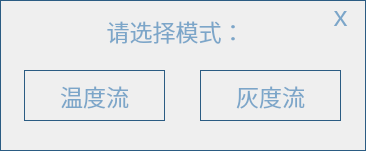
<?xml version="1.0" encoding="UTF-8"?>
<ui version="4.0">
 <class>hp_picture_mode</class>
 <widget class="QWidget" name="hp_picture_mode">
  <property name="geometry">
   <rect>
    <x>0</x>
    <y>0</y>
    <width>366</width>
    <height>151</height>
   </rect>
  </property>
  <property name="windowTitle">
   <string>Form</string>
  </property>
  <property name="styleSheet">
   <string notr="true">background-image:url(:/res/res/setting_background.png);
border:1px solid #2B5C83;</string>
  </property>
  <widget class="QFrame" name="frame">
   <property name="geometry">
    <rect>
     <x>0</x>
     <y>0</y>
     <width>366</width>
     <height>151</height>
    </rect>
   </property>
   <property name="styleSheet">
    <string notr="true">background-color: rgba(255, 255, 255, 0);
color:#7CA6C9;
background-image:url(:/res/res/setting_background.png);</string>
   </property>
   <property name="frameShape">
    <enum>QFrame::StyledPanel</enum>
   </property>
   <property name="frameShadow">
    <enum>QFrame::Raised</enum>
   </property>
   <widget class="QPushButton" name="pushButton_temp">
    <property name="geometry">
     <rect>
      <x>24</x>
      <y>70</y>
      <width>141</width>
      <height>51</height>
     </rect>
    </property>
    <property name="font">
     <font>
      <pointsize>17</pointsize>
     </font>
    </property>
    <property name="styleSheet">
     <string notr="true">QPushButton{
border-image:url(:/res/res/mode_button_n.png);
color:#7CA6C9;
}
QPushButton:pressed{
border-image:url(:/res/res/mode_button_s.png);
}</string>
    </property>
    <property name="text">
     <string>温度流</string>
    </property>
   </widget>
   <widget class="QPushButton" name="pushButton_row">
    <property name="geometry">
     <rect>
      <x>200</x>
      <y>70</y>
      <width>141</width>
      <height>51</height>
     </rect>
    </property>
    <property name="font">
     <font>
      <pointsize>17</pointsize>
     </font>
    </property>
    <property name="styleSheet">
     <string notr="true">QPushButton{
border-image:url(:/res/res/mode_button_n.png);
color:#7CA6C9;
}
QPushButton:pressed{
border-image:url(:/res/res/mode_button_s.png);
}</string>
    </property>
    <property name="text">
     <string>灰度流</string>
    </property>
   </widget>
   <widget class="QToolButton" name="toolButton">
    <property name="geometry">
     <rect>
      <x>315</x>
      <y>0</y>
      <width>51</width>
      <height>31</height>
     </rect>
    </property>
    <property name="font">
     <font>
      <pointsize>21</pointsize>
     </font>
    </property>
    <property name="styleSheet">
     <string notr="true">background:transparent;
border: 0px solid #7CA6C9;
color:#7CA6C9;
</string>
    </property>
    <property name="text">
     <string>x</string>
    </property>
    <property name="autoRaise">
     <bool>true</bool>
    </property>
   </widget>
   <widget class="QLabel" name="label">
    <property name="geometry">
     <rect>
      <x>50</x>
      <y>10</y>
      <width>251</width>
      <height>41</height>
     </rect>
    </property>
    <property name="font">
     <font>
      <pointsize>17</pointsize>
     </font>
    </property>
    <property name="styleSheet">
     <string notr="true">background:transparent;
border: 0px solid #7CA6C9;
color:#7CA6C9;</string>
    </property>
    <property name="text">
     <string>请选择模式：</string>
    </property>
    <property name="alignment">
     <set>Qt::AlignCenter</set>
    </property>
   </widget>
  </widget>
 </widget>
 <resources/>
 <connections/>
</ui>
